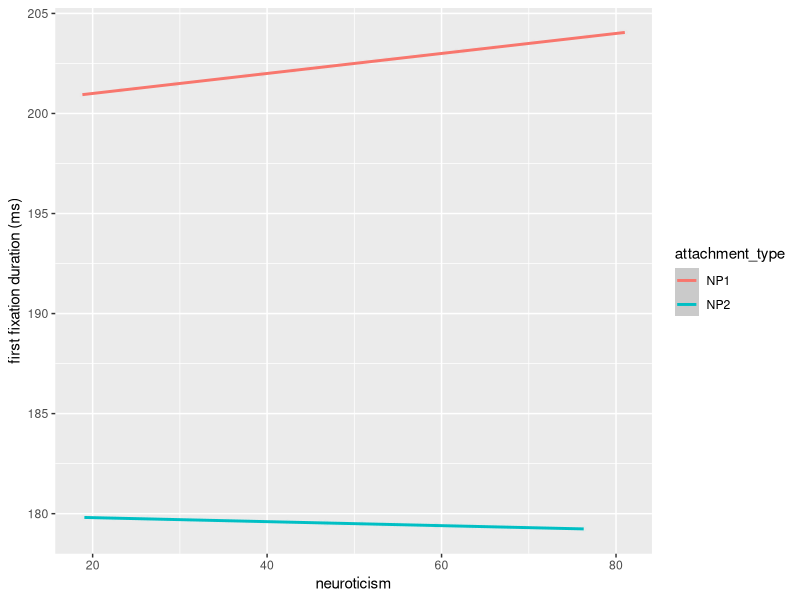
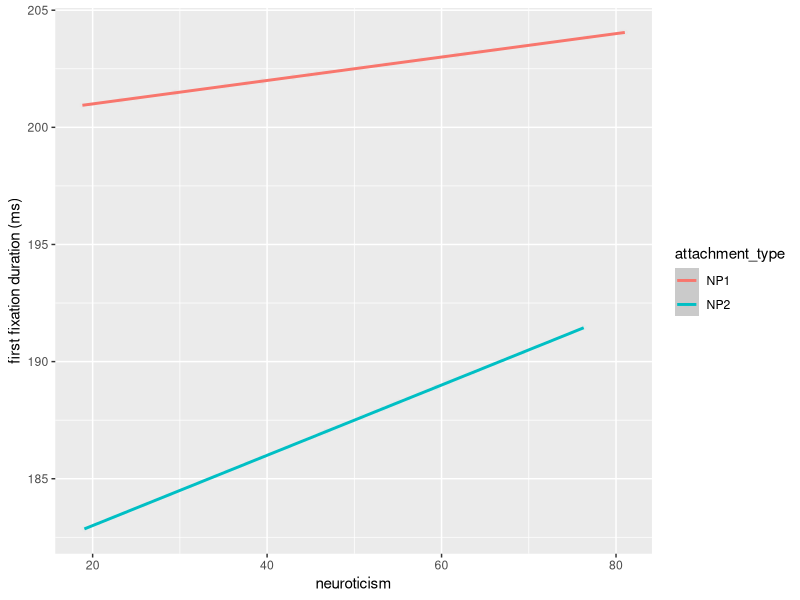

Recreate these plots in R, in order.
# simulation of an interaction between neuroticism and attachment type on first fixation duration FFD
# import package
library(tidyverse)
# the simulated data will be stored in a data frame with three columns and 100 rows.
# the first column is attachment type, an alternation between NP1 (0) and NP2 (1), each 50 times.
attachment_type <- rep(c(0,1),50)
# the second column is neuroticism score, simulated by randomly pickup 100 numbers from
# a distribution with the mean of 50 and sd of 15
neuroticism <- rnorm(100, 50, 15)
# sanity check: no value <0 and no value >100
table(neuroticism>100)
table(neuroticism<0)
# simulate FFD using the formula: 
# FFD = beta1 * attachment_type + beta2 * neuroticism + beta3 * attachment_type * neuroticism + error
error <- 200
beta1 <- -20
beta2 <- 0.05
beta3 <- -0.06
first_fixation_duration <- beta1 * attachment_type + beta2 * neuroticism + beta3 * attachment_type * neuroticism + error
# the simulated is stored in a tibble
data <- tibble(first_fixation_duration,attachment_type,neuroticism)
data$attachment_type <- as.factor(data$attachment_type)
# rename the attachment type 
data$attachment_type <- recode(data$attachment_type,
                       "0" = "NP1",
                       "1" = "NP2"
)
head(data)
# build a linear modal
lm(data=data,first_fixation_duration~attachment_type*neuroticism)
# plot the change of FFD with nueroticism by attachment style
ggplot(data=data,mapping = aes(x=neuroticism,y=first_fixation_duration, color=attachment_type))+
  geom_point(alpha=0.01)+
  geom_smooth(method="lm")+
  ylab("first fixation duration (ms)")
# simulate the second set of data using a different beta3
# simulate FFD using the formula: 
# FFD = beta1 * attachment_type + beta2 * neuroticism + beta3 * attachment_type * neuroticism + error
error <- 200
beta1 <- -20
beta2 <- 0.05
beta3 <- 0.1
first_fixation_duration <- beta1 * attachment_type + beta2 * neuroticism + beta3 * attachment_type * neuroticism + error
# the simulated is stored in a tibble
data <- tibble(first_fixation_duration,attachment_type,neuroticism)
data$attachment_type <- as.factor(data$attachment_type)
# rename the attachment type 
data$attachment_type <- recode(data$attachment_type,
                               "0" = "NP1",
                               "1" = "NP2"
)
head(data)
# build a linear modal
lm(data=data,first_fixation_duration~attachment_type*neuroticism)
# plot the change of FFD with nueroticism by attachment style
ggplot(data=data,mapping = aes(x=neuroticism,y=first_fixation_duration, color=attachment_type))+
  geom_point(alpha=0.01)+
  geom_smooth(method="lm")+
  ylab("first fixation duration (ms)")
